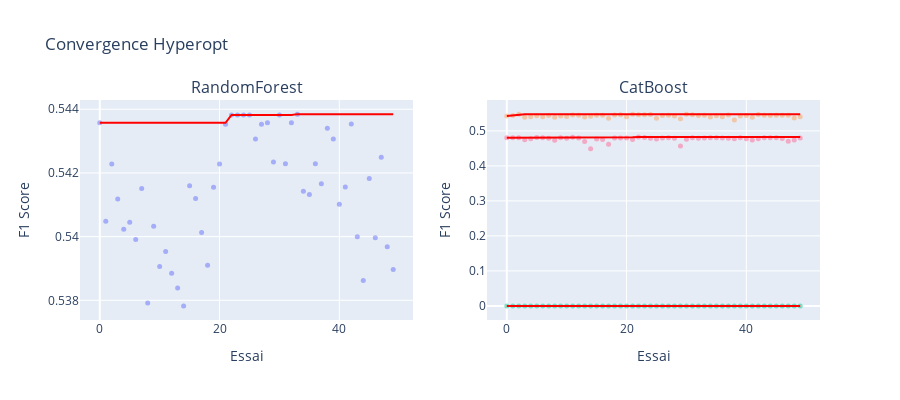

The notebook cell this image was saved under:
### Markdown cell above
### 3.5 Convergence de l'optimisation

Visualisation de la progression d'Hyperopt pour chaque algorithme.

**Interprétation :**
- Les points représentent chaque essai (combinaison d'hyperparamètres)
- La courbe rouge montre le meilleur score cumulé
- Une courbe qui se stabilise indique que l'espace a été bien exploré

### Code cell
# === VISUALISATION DE LA CONVERGENCE HYPEROPT ===

fig = make_subplots(rows=1, cols=2, subplot_titles=['RandomForest', 'CatBoost'])

# RF
scores_rf = [t['result']['score'] for t in trials_rf.trials]
best_rf = np.maximum.accumulate(scores_rf)
fig.add_trace(go.Scatter(y=scores_rf, mode='markers', name='RF essais', marker=dict(size=5, opacity=0.5)), row=1, col=1)
fig.add_trace(go.Scatter(y=best_rf, mode='lines', name='RF best', line=dict(color='red', width=2)), row=1, col=1)

# CatBoost
scores_cb = [t['result']['score'] for t in trials_cb.trials]
best_cb = np.maximum.accumulate(scores_cb)
fig.add_trace(go.Scatter(y=scores_cb, mode='markers', name='CB essais', marker=dict(size=5, opacity=0.5)), row=1, col=2)
fig.add_trace(go.Scatter(y=best_cb, mode='lines', name='CB best', line=dict(color='red', width=2)), row=1, col=2)

# XGBoost
scores_xgb = [t['result']['score'] for t in trials_xgb.trials]
best_xgb = np.maximum.accumulate(scores_xgb)
fig.add_trace(go.Scatter(y=scores_xgb, mode='markers', name='xgb essais', marker=dict(size=5, opacity=0.5)), row=1, col=2)
fig.add_trace(go.Scatter(y=best_xgb, mode='lines', name='xgb best', line=dict(color='red', width=2)), row=1, col=2)

# LightGBM
scores_lgbm = [t['result']['score'] for t in trials_lgbm.trials]
best_lgbm = np.maximum.accumulate(scores_lgbm)
fig.add_trace(go.Scatter(y=scores_lgbm, mode='markers', name='lgbm essais', marker=dict(size=5, opacity=0.5)), row=1, col=2)
fig.add_trace(go.Scatter(y=best_lgbm, mode='lines', name='lgbm best', line=dict(color='red', width=2)), row=1, col=2)

fig.update_layout(title='Convergence Hyperopt', height=400, width=900, showlegend=False)
fig.update_xaxes(title_text='Essai')
fig.update_yaxes(title_text='F1 Score')
fig.show()

# Résumé
print("\n" + "=" * 50)
print("RESUME HYPEROPT")
print("=" * 50)
print(f"RandomForest : F1 CV={best_f1_rf:.3f} | F1 test={f1_rf_test:.3f}")
print(f"CatBoost     : F1 CV={best_f1_cb:.3f} | F1 test={f1_cb_test:.3f}")
print(f"XGBoost      : F1 CV={best_f1_xgb:.3f} | F1 test={f1_xgb_test:.3f}")
print(f"LightGBM     : F1 CV={best_f1_lgbm:.3f} | F1 test={f1_lgbm_test:.3f}")

### Figure 1 — Plotly figure (JSON) as saved in the notebook; plotly's stock layout.template omitted (floating-point values rounded to 4 significant figures)
{"data": [{"marker": {"opacity": 0.5, "size": 5}, "mode": "markers", "name": "RF essais", "type": "scatter", "xaxis": "x", "y": [0.5436, 0.5405, 0.5423, 0.5412, 0.5402, 0.5405, 0.5399, 0.5415, 0.5379, 0.5403, 0.5391, 0.5395, 0.5388, 0.5384, 0.5378, 0.5416, 0.5412, 0.5401, 0.5391, 0.5416, 0.5423, 0.5435, 0.5438, 0.5438, 0.5438, 0.5438, 0.5431, 0.5435, 0.5436, 0.5423, 0.5438, 0.5423, 0.5436, 0.5438, 0.5414, 0.5413, 0.5423, 0.5417, 0.5434, 0.5431, 0.541, 0.5416, 0.5435, 0.54, 0.5386, 0.5418, 0.54, 0.5425, 0.5397, 0.539], "yaxis": "y"}, {"line": {"color": "red", "width": 2}, "mode": "lines", "name": "RF best", "type": "scatter", "xaxis": "x", "y": [0.5436, 0.5436, 0.5436, 0.5436, 0.5436, 0.5436, 0.5436, 0.5436, 0.5436, 0.5436, 0.5436, 0.5436, 0.5436, 0.5436, 0.5436, 0.5436, 0.5436, 0.5436, 0.5436, 0.5436, 0.5436, 0.5436, 0.5438, 0.5438, 0.5438, 0.5438, 0.5438, 0.5438, 0.5438, 0.5438, 0.5438, 0.5438, 0.5438, 0.5438, 0.5438, 0.5438, 0.5438, 0.5438, 0.5438, 0.5438, 0.5438, 0.5438, 0.5438, 0.5438, 0.5438, 0.5438, 0.5438, 0.5438, 0.5438, 0.5438], "yaxis": "y"}, {"marker": {"opacity": 0.5, "size": 5}, "mode": "markers", "name": "CB essais", "type": "scatter", "xaxis": "x2", "y": [0, 0, 0, 0, 0, 0, 0, 0, 0, 0, 0, 0, 0, 0, 0, 0, 0, 0, 0, 0, 0, 0, 0, 0, 0, 0, 0, 0, 0, 0, 0, 0, 0, 0, 0, 0, 0, 0, 0, 0, 0, 0, 0, 0, 0, 0, 0, 0, 0, 0], "yaxis": "y2"}, {"line": {"color": "red", "width": 2}, "mode": "lines", "name": "CB best", "type": "scatter", "xaxis": "x2", "y": [0, 0, 0, 0, 0, 0, 0, 0, 0, 0, 0, 0, 0, 0, 0, 0, 0, 0, 0, 0, 0, 0, 0, 0, 0, 0, 0, 0, 0, 0, 0, 0, 0, 0, 0, 0, 0, 0, 0, 0, 0, 0, 0, 0, 0, 0, 0, 0, 0, 0], "yaxis": "y2"}, {"marker": {"opacity": 0.5, "size": 5}, "mode": "markers", "name": "xgb essais", "type": "scatter", "xaxis": "x2", "y": [0.5424, 0.5442, 0.5476, 0.5387, 0.5405, 0.5428, 0.54, 0.544, 0.5387, 0.5426, 0.5413, 0.545, 0.5444, 0.5395, 0.5416, 0.5448, 0.5445, 0.536, 0.5451, 0.5459, 0.5404, 0.5478, 0.5457, 0.5459, 0.5471, 0.5359, 0.5437, 0.5447, 0.5427, 0.5348, 0.5475, 0.5457, 0.5439, 0.5443, 0.5397, 0.5432, 0.5405, 0.545, 0.5308, 0.5421, 0.5437, 0.5389, 0.5465, 0.5447, 0.5439, 0.5446, 0.5446, 0.5446, 0.5365, 0.5401], "yaxis": "y2"}, {"line": {"color": "red", "width": 2}, "mode": "lines", "name": "xgb best", "type": "scatter", "xaxis": "x2", "y": [0.5424, 0.5442, 0.5476, 0.5476, 0.5476, 0.5476, 0.5476, 0.5476, 0.5476, 0.5476, 0.5476, 0.5476, 0.5476, 0.5476, 0.5476, 0.5476, 0.5476, 0.5476, 0.5476, 0.5476, 0.5476, 0.5478, 0.5478, 0.5478, 0.5478, 0.5478, 0.5478, 0.5478, 0.5478, 0.5478, 0.5478, 0.5478, 0.5478, 0.5478, 0.5478, 0.5478, 0.5478, 0.5478, 0.5478, 0.5478, 0.5478, 0.5478, 0.5478, 0.5478, 0.5478, 0.5478, 0.5478, 0.5478, 0.5478, 0.5478], "yaxis": "y2"}, {"marker": {"opacity": 0.5, "size": 5}, "mode": "markers", "name": "lgbm essais", "type": "scatter", "xaxis": "x2", "y": [0.4803, 0.48, 0.4804, 0.4745, 0.4771, 0.481, 0.4801, 0.4786, 0.4734, 0.48, 0.4785, 0.4817, 0.4795, 0.4698, 0.449, 0.4767, 0.475, 0.462, 0.4793, 0.4799, 0.4796, 0.4756, 0.4827, 0.481, 0.479, 0.4764, 0.4794, 0.4803, 0.4789, 0.4567, 0.4761, 0.4801, 0.4787, 0.4798, 0.48, 0.4804, 0.4797, 0.4792, 0.4774, 0.4806, 0.4778, 0.4736, 0.4775, 0.4801, 0.4806, 0.4801, 0.4785, 0.4703, 0.4741, 0.4793], "yaxis": "y2"}, {"line": {"color": "red", "width": 2}, "mode": "lines", "name": "lgbm best", "type": "scatter", "xaxis": "x2", "y": [0.4803, 0.4803, 0.4804, 0.4804, 0.4804, 0.481, 0.481, 0.481, 0.481, 0.481, 0.481, 0.4817, 0.4817, 0.4817, 0.4817, 0.4817, 0.4817, 0.4817, 0.4817, 0.4817, 0.4817, 0.4817, 0.4827, 0.4827, 0.4827, 0.4827, 0.4827, 0.4827, 0.4827, 0.4827, 0.4827, 0.4827, 0.4827, 0.4827, 0.4827, 0.4827, 0.4827, 0.4827, 0.4827, 0.4827, 0.4827, 0.4827, 0.4827, 0.4827, 0.4827, 0.4827, 0.4827, 0.4827, 0.4827, 0.4827], "yaxis": "y2"}], "layout": {"annotations": [{"font": {"size": 16}, "showarrow": false, "text": "RandomForest", "x": 0.225, "xanchor": "center", "xref": "paper", "y": 1, "yanchor": "bottom", "yref": "paper"}, {"font": {"size": 16}, "showarrow": false, "text": "CatBoost", "x": 0.775, "xanchor": "center", "xref": "paper", "y": 1, "yanchor": "bottom", "yref": "paper"}], "height": 400, "showlegend": false, "title": {"text": "Convergence Hyperopt"}, "width": 900, "xaxis": {"anchor": "y", "domain": [0, 0.45], "title": {"text": "Essai"}}, "xaxis2": {"anchor": "y2", "domain": [0.55, 1], "title": {"text": "Essai"}}, "yaxis": {"anchor": "x", "domain": [0, 1], "title": {"text": "F1 Score"}}, "yaxis2": {"anchor": "x2", "domain": [0, 1], "title": {"text": "F1 Score"}}}}
